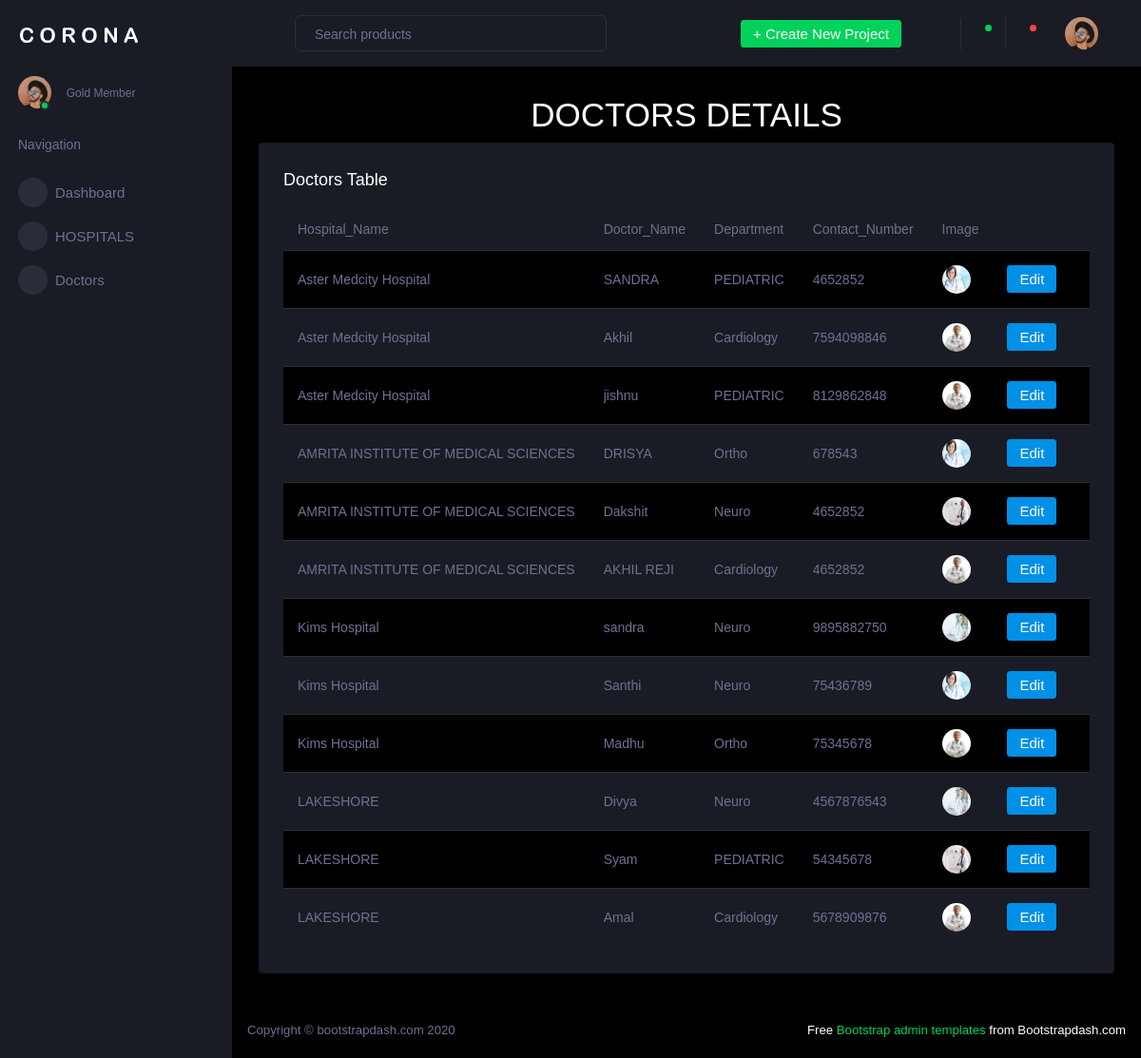
/HospitalApp/displaydoctors/, run on the app's committed database.
### HospitalApp/models.py (models this page shows)
class DoctorsDB(models.Model):
    Hospital_Name = models.CharField(max_length=50, null=True, blank=True)
    Doctor_Name = models.CharField(max_length=50, null=True, blank=True)
    Department = models.CharField(max_length=50, null=True, blank=True)
    Contact_Number = models.IntegerField(null=True, blank=True)
    Image = models.ImageField(upload_to="DoctorsImages", null=True, blank=True)

### HospitalApp/views.py (the view)
# urls.py: path('displaydoctors/',views.displaydoctors,name="displaydoctors"),
def displaydoctors(req):
    data = DoctorsDB.objects.all()
    return render(req,"Display_Doctors.html",{'data':data})

### HospitalApp/templates/Display_Doctors.html (shortened to what this page needs)
<!DOCTYPE html>
{% extends 'Index.html' %}
{% block content %}
<html lang="en">
<head>
</head>
<body>
<h1 style="text-align:center;">DOCTORS DETAILS</h1>
 <div class="card">
                  <div class="card-body">
                    <h4 class="card-title">Doctors Table</h4>
                    <div class="table-responsive">
                      <table class="table table-striped">
                        <thead>
                          <tr>
                            <th> Hospital_Name </th>
                            <th> Doctor_Name </th>
                            <th> Department </th>
                            <th> Contact_Number</th>
                            <th> Image</th>
                          </tr>
                        </thead>
                        <tbody>
                        {% for d in data %}
                          <tr>
                            <td> {{d.Hospital_Name}} </td>
                            <td> {{d.Doctor_Name}} </td>
                            <td> {{d.Department}} </td>
                            <td> {{d.Contact_Number}} </td>
                            <td> <img src="{{d.Image.url}}" width="100px" height="100px"> </td>
                              <td>
                            <form action="{% url 'editdoctors' dataid=d.id %}">
                              <button type="submit" class="btn btn-primary mr-2">Edit</button>
                            </form>
                            </td>
                            <td>
                            </td>
                          </tr>
                        {% endfor %}
                        </tbody>
                      </table>
                    </div>
                  </div>
                </div>
</body>
</html>
{% endblock %}

### data on the page
DoctorsDB: Hospital_Name "Aster Medcity Hospital", Doctor_Name "SANDRA", Department "PEDIATRIC", Contact_Number "4652852", Image (picture)
DoctorsDB: Hospital_Name "Aster Medcity Hospital", Doctor_Name "Akhil", Department "Cardiology", Contact_Number "7594098846", Image (picture)
DoctorsDB: Hospital_Name "Aster Medcity Hospital", Doctor_Name "jishnu", Department "PEDIATRIC", Contact_Number "8129862848", Image (picture)
DoctorsDB: Hospital_Name "AMRITA INSTITUTE OF MEDICAL SCIENCES", Doctor_Name "DRISYA", Department "Ortho", Contact_Number "678543", Image (picture)
DoctorsDB: Hospital_Name "AMRITA INSTITUTE OF MEDICAL SCIENCES", Doctor_Name "Dakshit", Department "Neuro", Contact_Number "4652852", Image (picture)
DoctorsDB: Hospital_Name "AMRITA INSTITUTE OF MEDICAL SCIENCES", Doctor_Name "AKHIL REJI", Department "Cardiology", Contact_Number "4652852", Image (picture)
DoctorsDB: Hospital_Name "Kims Hospital", Doctor_Name "sandra", Department "Neuro", Contact_Number "9895882750", Image (picture)
DoctorsDB: Hospital_Name "Kims Hospital", Doctor_Name "Santhi", Department "Neuro", Contact_Number "75436789", Image (picture)
DoctorsDB: Hospital_Name "Kims Hospital", Doctor_Name "Madhu", Department "Ortho", Contact_Number "75345678", Image (picture)
DoctorsDB: Hospital_Name "LAKESHORE", Doctor_Name "Divya", Department "Neuro", Contact_Number "4567876543", Image (picture)
DoctorsDB: Hospital_Name "LAKESHORE", Doctor_Name "Syam", Department "PEDIATRIC", Contact_Number "54345678", Image (picture)
DoctorsDB: Hospital_Name "LAKESHORE", Doctor_Name "Amal", Department "Cardiology", Contact_Number "5678909876", Image (picture)
